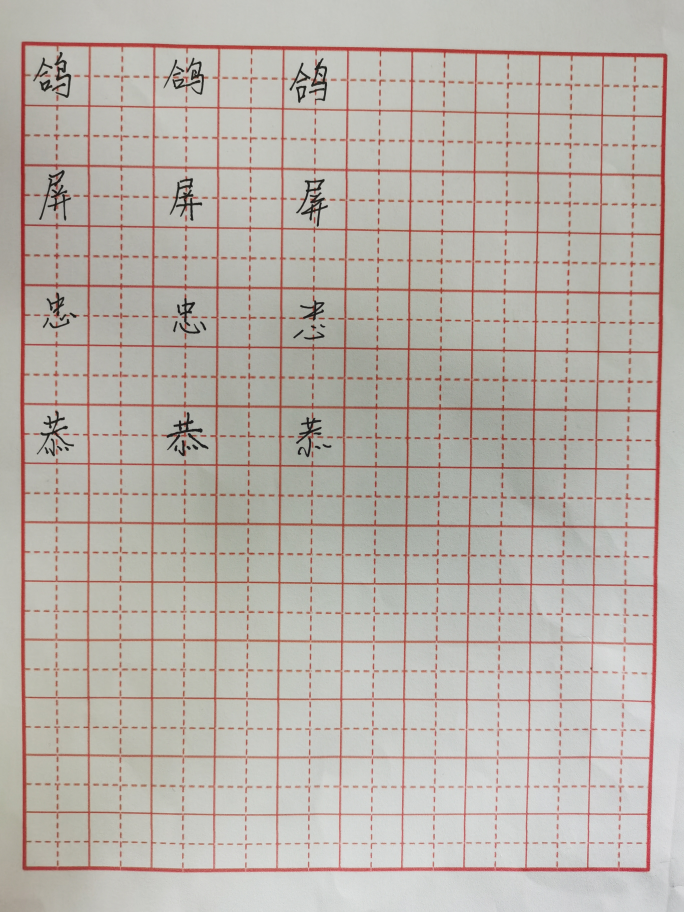
#> input picture src/Hard Pen Calligraphy/img/01.jpg, 2736 x 3648 px (shown at 1/4 size)
$ python test01.py
#> lines starting #> are read from the running program, lines starting #| are printed output that depends on the picture; after the words box and inside, x2 and y2 are one past the last pixel; in counts of white or black regions, pixels touching at a corner belong together
import cv2
import numpy as np

img = cv2.imread('./img/01.jpg')
#> img is the input picture: shape (3648, 2736, 3); mean B, G, R 171.7, 178.6, 185.1
img = cv2.resize(img, (546,728))
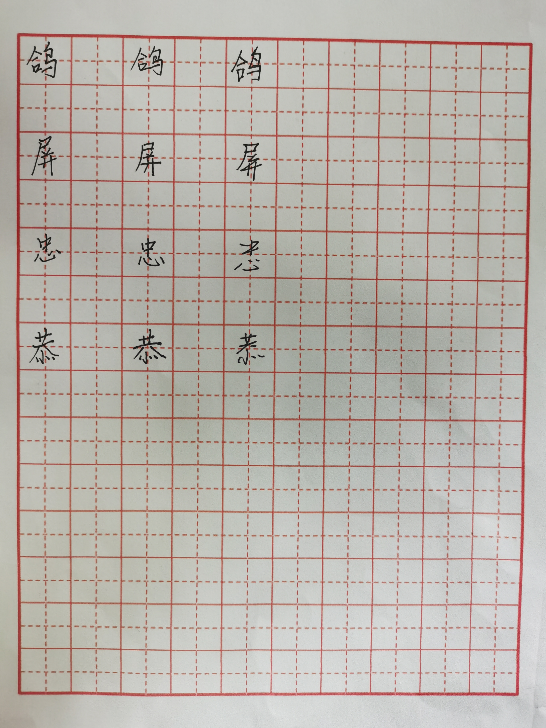
#> img: shape (728, 546, 3); mean B, G, R 171.6, 178.5, 185

gray = cv2.cvtColor(img,cv2.COLOR_BGR2GRAY)
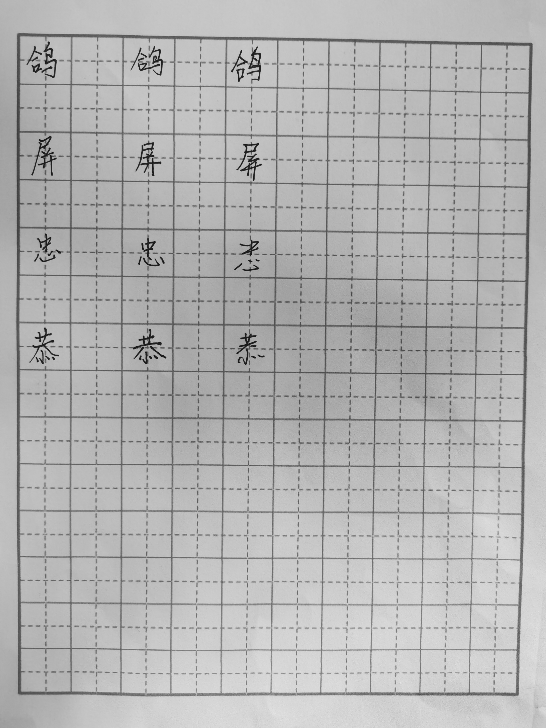
#> gray: shape (728, 546); min 21, max 229, mean 179.7
edges = cv2.Canny(gray,50,150)
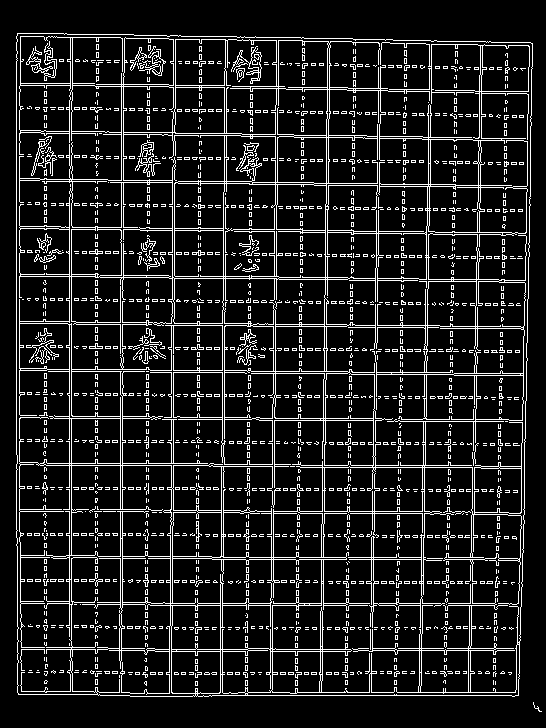
#> edges: shape (728, 546); 12% white in thin lines or dots, all inside (x1, y1, x2, y2) = (16, 33, 542, 712)


#最低线段的长度，小于这个值的线段被抛弃
minLineLength = 100

#线段中点与点之间连接起来的最大距离，在此范围内才被认为是单行
maxLineGap =10

#100阈值，累加平面的阈值参数，即：识别某部分为图中的一条直线时它在累加平面必须达到的值，低于此值的直线将被忽略。
lines = cv2.HoughLinesP(edges, 1, np.pi/180, 100, minLineLength, maxLineGap)
#> lines = 469 rows, first 6: [19, 510, 19, 489], [71, 639, 71, 604], [69, 298, 69, 197], [19, 105, 19, 92], [16, 529, 16, 470], [299, 603, 321, 603]

for i in range(len(lines)):
    for x1,y1,x2,y2 in lines[i]:
        cv2.line(img, (x1,y1), (x2,y2), (0,255,0), 2)
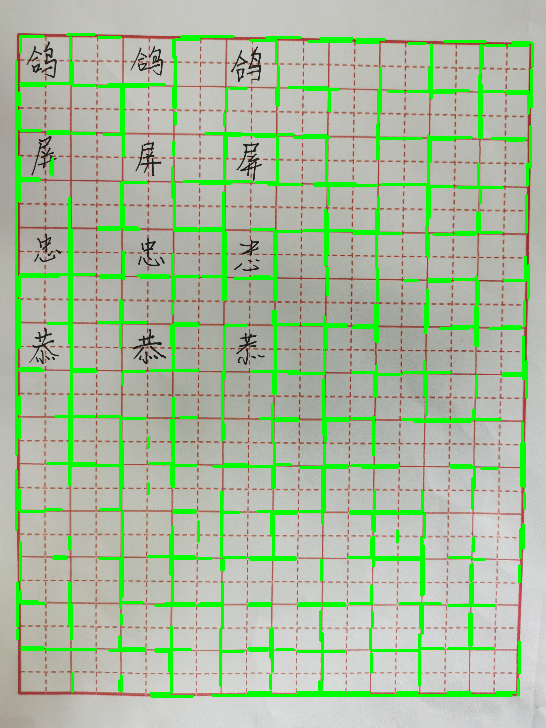
#> img: shape (728, 546, 3); 9.55% of pixels changed, all inside (x1, y1, x2, y2) = (15, 33, 534, 698)

cv2.imshow("edges",edges)
cv2.imshow("lines", img)
cv2.waitKey()
cv2.destroyAllWindows()

$ run again, with src/Hard Pen Calligraphy/img/101.jpg copied over src/Hard Pen Calligraphy/img/01.jpg
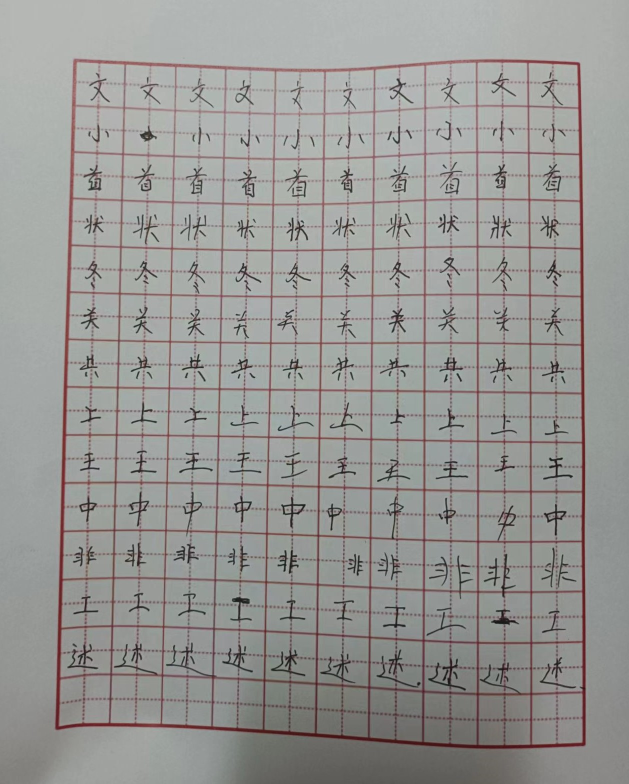
#> input picture src/Hard Pen Calligraphy/img/101.jpg, 1258 x 1568 px (shown at 1/2 size)
#> img is the input picture: shape (1568, 1258, 3); mean B, G, R 148.7, 151.2, 151.9
#> `edges = cv2.Canny(gray,50,150)`:
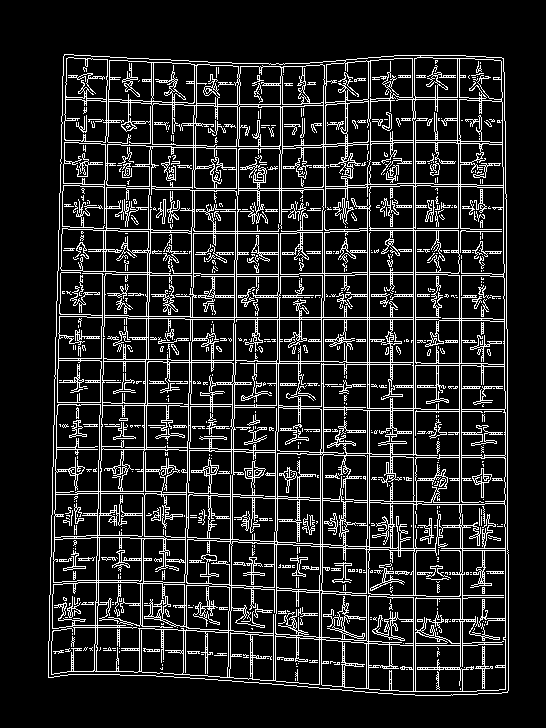
#> edges: shape (728, 546); 13.9% white in thin lines or dots, all inside (x1, y1, x2, y2) = (48, 54, 509, 696)
#> lines = 850 rows, first 6: [413, 455, 413, 185], [239, 138, 239, 108], [236, 184, 236, 148], [415, 228, 415, 121], [369, 550, 369, 526], [237, 259, 237, 220]
#> after the loop `for i in range(len(lines)):`:
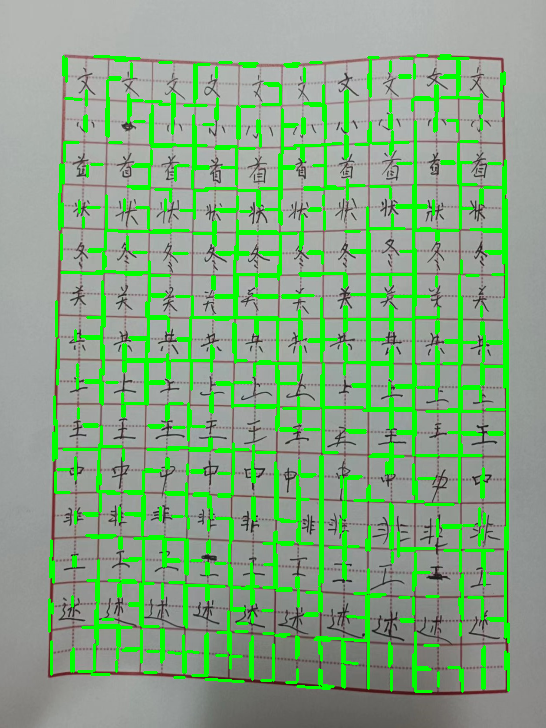
#> img: shape (728, 546, 3); mean B, G, R 132.3, 166.8, 133.7

$ run again, with src/Hard Pen Calligraphy/img/102.jpg copied over src/Hard Pen Calligraphy/img/01.jpg
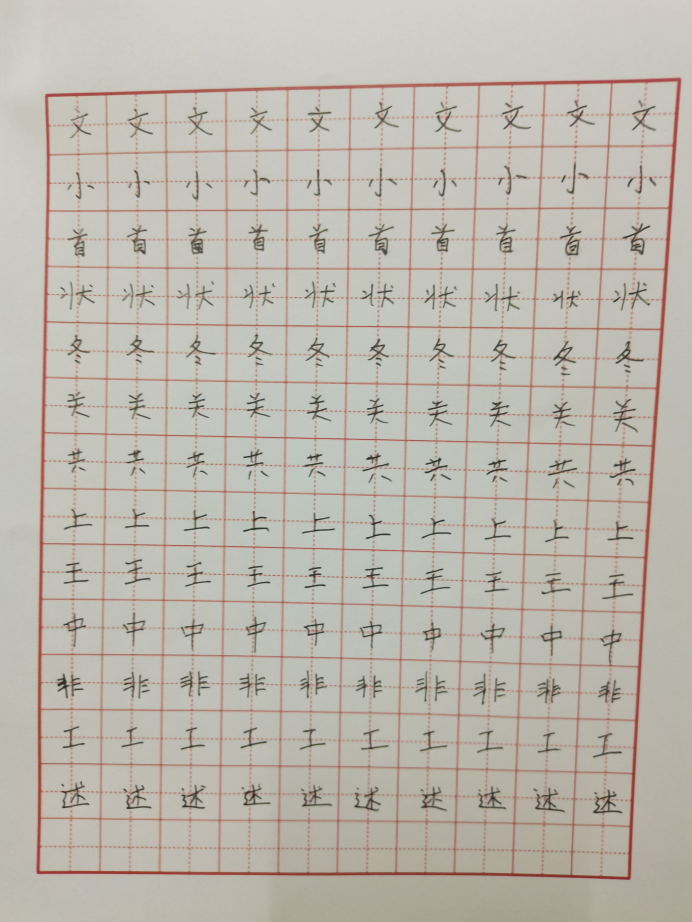
#> input picture src/Hard Pen Calligraphy/img/102.jpg, 3456 x 4608 px (shown at 1/5 size)
#> img is the input picture: shape (4608, 3456, 3); mean B, G, R 174, 183.6, 188.4
#> `edges = cv2.Canny(gray,50,150)`:
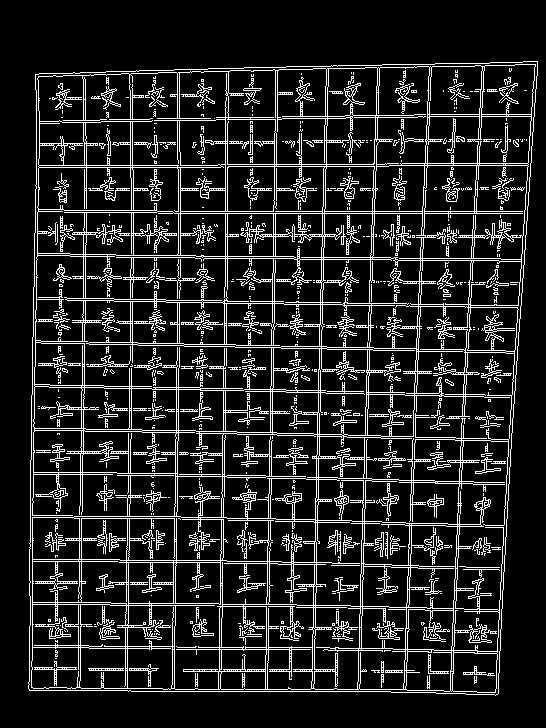
#> edges: shape (728, 546); 13.5% white in thin lines or dots, all inside (x1, y1, x2, y2) = (28, 61, 538, 696)
#> lines = 831 rows, first 6: [277, 122, 277, 70], [266, 654, 266, 610], [38, 187, 38, 168], [219, 671, 219, 623], [511, 409, 511, 397], [275, 256, 275, 213]
#> after the loop `for i in range(len(lines)):`:
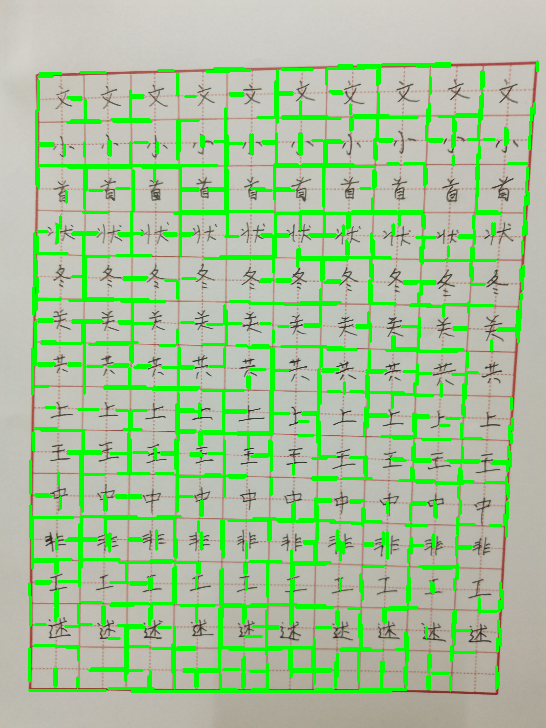
#> img: shape (728, 546, 3); mean B, G, R 154.4, 194.6, 165.3
